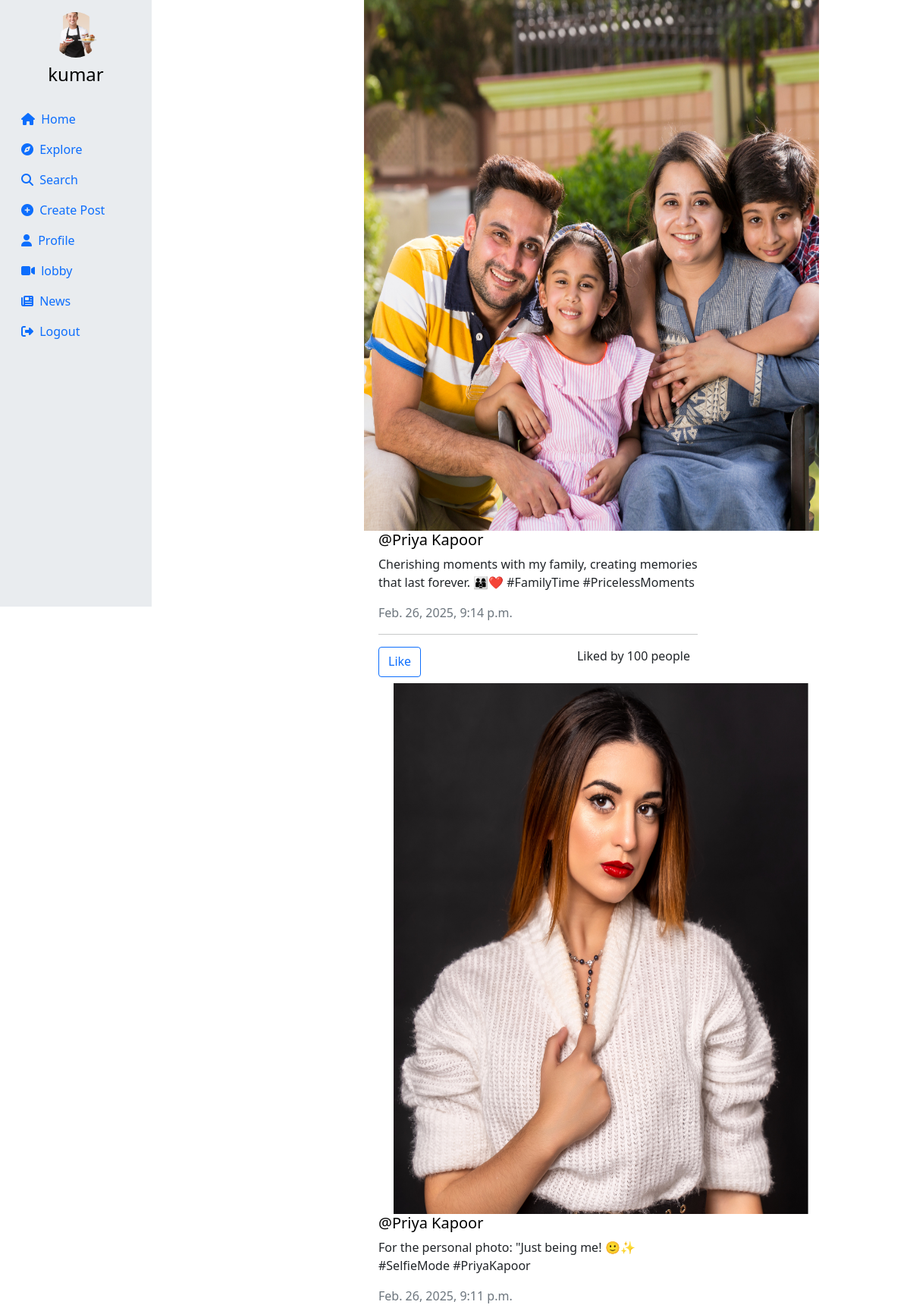
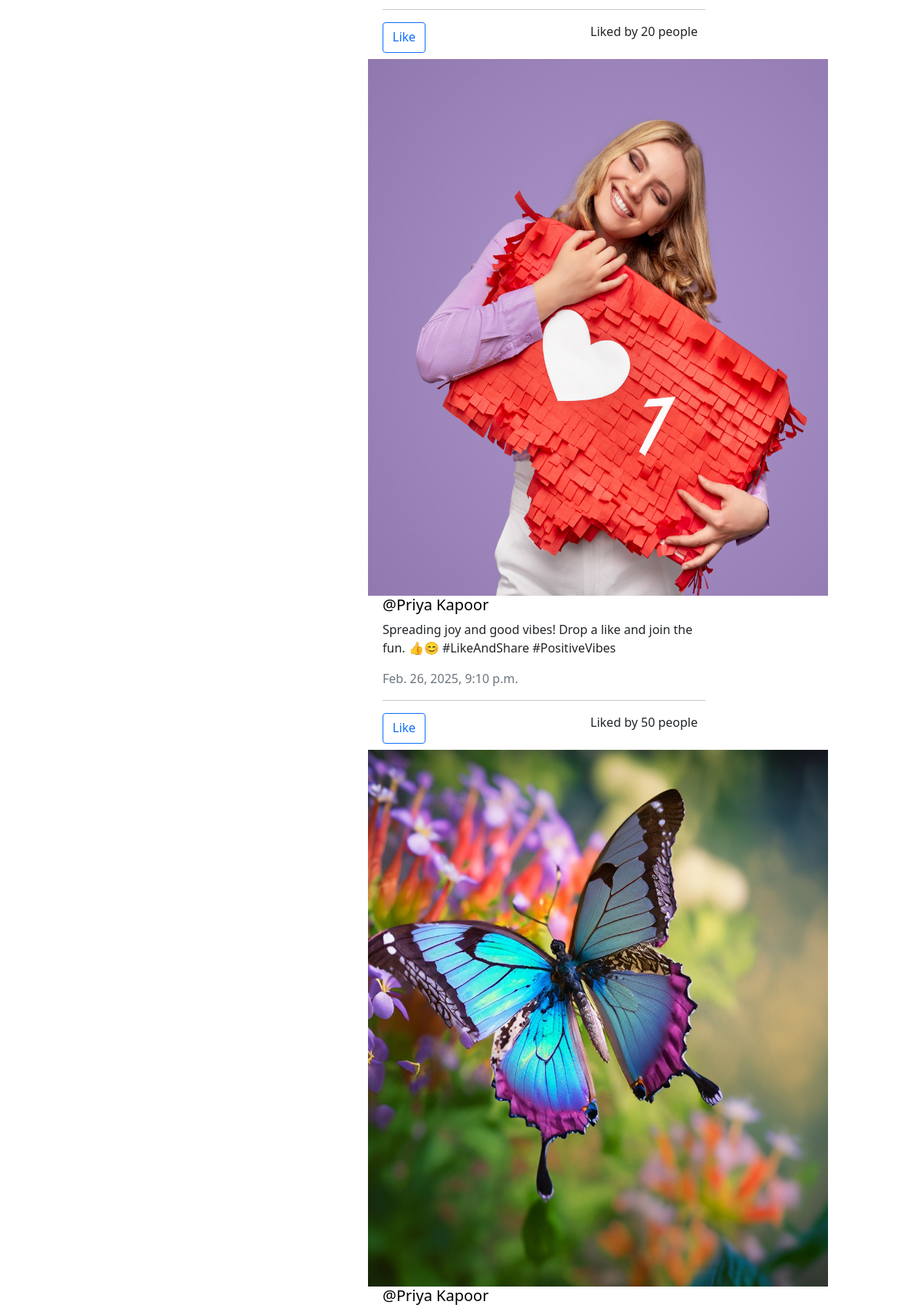
The page / (signed in, upper part) on the database its author committed (2 pictures, top to bottom).
### userauth/models.py (models this page shows, shortened)
class Profile(models.Model):
    user = models.ForeignKey(User, on_delete=models.CASCADE, default=1)
    id_user = models.IntegerField(primary_key=True, default=0)
    bio = models.TextField(blank=True, default='')
    profileimg = models.ImageField(upload_to='profile_images', default='blank-profile-picture.png')
    location = models.CharField(max_length=100, blank=True, default='')

class Post(models.Model):
    id = models.UUIDField(primary_key=True, default=uuid.uuid4)
    user = models.CharField(max_length=100)
    image = models.ImageField(upload_to='post_images')
    caption = models.TextField()
    created_at = models.DateTimeField(default=datetime.now)
    no_of_likes = models.IntegerField(default=0)

### userauth/views.py (the view)
# urls.py: path('',views.home),
@login_required(login_url='/loginn')
def home(request):
    following_users = Followers.objects.filter(follower=request.user.username).values_list('user', flat=True)
    post = Post.objects.filter(Q(user=request.user.username) | Q(user__in=following_users)).order_by('-created_at')
    profile = Profile.objects.get(user=request.user)
    context = {
        'post': post,
        'profile': profile,
    }
    return render(request, 'main.html',context)

### templates/main.html (shortened to what this page needs)
{% load static %}
<!DOCTYPE html>
<html lang="en">
<head>
    <link rel="stylesheet" href="https://maxcdn.bootstrapcdn.com/bootstrap/4.5.2/css/bootstrap.min.css">
    <link href="https://cdn.jsdelivr.net/npm/bootstrap@5.0.2/dist/css/bootstrap.min.css" rel="stylesheet"
>
    <link rel="stylesheet" href="{% static 'css/app.css' %}">
</head>
<body>
    <div class="container-fluid">
        <div class="row">
            <nav class="col-md-2 d-none d-md-block sidebar" style="position: fixed;">
                <div class="text-center mt-3">
                    <img src="{{profile.profileimg.url}}" alt="Profile Picture" class="profile-pic">
                    <h4 class="mt-2"><a href="/profile/{{user}}" style="text-decoration:none;">{{user}}</a></h4>
                </div>
                <ul class="nav flex-column mt-4">
                    <li class="nav-item">
                        <a class="nav-link active" href="/">
                            <i class="fa-solid fa-house mr-1"></i> Home
                        </a>
                    </li>
                    <li class="nav-item">
                        <a class="nav-link" href="/explore">
                            <i class="fa-solid fa-compass mr-1"></i> Explore
                        </a>
                    </li>
                    <li class="nav-item">
                        <a class="nav-link" href="#" data-bs-toggle="modal" data-bs-target="#exampleModal3">
                            <i class="fa-solid fa-magnifying-glass mr-1"></i> Search
                        </a>
                    </li>
                    <li class="nav-item">
                        <a class="nav-link" href="#" data-bs-toggle="modal" data-bs-target="#exampleModal"
                            data-bs-whatever="@getbootstrap">
                            <i class="fa-solid fa-circle-plus mr-1"></i> Create Post
                        </a>
                    </li>
                    <li class="nav-item">
                        <a class="nav-link" href="/profile/{{user}}">
                            <i class="fa-solid fa-user mr-1"></i> Profile
                        </a>
                    <li class="nav-item">
                        <a class="nav-link" href="/lobby">
                            <i class="fa-solid fa-video mr-1"></i> lobby
                        </a>
                    </li>
                    <li class="nav-item">
                        <a class="nav-link" href="/News">
                            <i class="fa-solid fa-newspaper mr-1"></i> News
                        </a>
                    </li>
                    <li class="nav-item">
                        <a class="nav-link" href="/logoutt">
                            <i class="fa-solid fa-right-from-bracket mr-1"></i> Logout
                        </a>
                    </li>
                </ul>
            </nav>
            <main role="main" class="col-md-9 ml-sm-auto col-lg-10 px-md-4">
                <div>{% for pos in post %}
                    <div class="container" id="{{pos.id}}">
                        <div class="row">
                            <div class="col-md-6 mx-auto">
                                <div class="post-card" style="border: 0px solid blue; margin: 0px;">
                                    <img src="{{pos.image.url}}" alt="Post Image" class="post-image"
                                        style="height: 700px; width: 600px; margin: 0px;">
                                    <div class="post-content" style="margin-left: 19px;">
                                        <h5><a href="/profile/{{pos.user}}" style="text-decoration: none;">@{{pos.user}}</a></h5>
                                        <p>{{pos.caption}}</p>
                                        <p class="text-muted">{{pos.created_at}}</p>
                                        <hr>
                                        <div class="d-flex justify-content-between" style="margin-bottom: 8px; margin-right: 10px;">
                                            <a href="/like-post/{{pos.id}}" class="btn btn-outline-primary">Like</a>
                                            {% if pos.no_of_likes == 0 %}
                                            <p>0</p>
                                            {% elif pos.no_of_likes == 1 %}
                                            <p>Liked by {{pos.no_of_likes}} person</p>
                                            {% else %}
                                            <p>Liked by {{pos.no_of_likes}} people</p>
                                            {% endif %}
                                        </div>
                                    </div>
                                </div>
                            </div>
                        </div>
                    </div>
                    {% endfor %}
                </div>
            </main>
        </div>
    </div>
</body>
</html>

### templates/modal.html (shortened to what this page needs)
{% load static %}

### templates/search.html (shortened to what this page needs)
{% load static %}

### templates/main.html (style rules this page uses)
.sidebar { background-color: #f8f9fa; height: 100vh; color: black; transition: all 0.3s; }
.profile-pic { width: 60px; height: 60px; border-radius: 50%; object-fit: cover; transition: transform 0.3s; }
a { color: black; transition: color 0.3s; }
.post-card { transition: transform 0.3s; }
.post-image { transition: transform 0.3s; }

### rows shown on the page
Profile: profileimg (picture)
Post: image (picture), user "Priya Kapoor", caption "Cherishing moments with my family, creating memories that last forever. 👨‍👩‍👦❤️ #FamilyTime #PricelessMoments", created_at "Feb. 26, 2025, 9:14 p.m.", no_of_likes "100"
Post: image (picture), user "Priya Kapoor", caption "For the personal photo: \"Just being me! 🙂✨ #SelfieMode #PriyaKapoor", created_at "Feb. 26, 2025, 9:11 p.m.", no_of_likes "20"
Post: image (picture), user "Priya Kapoor", caption "Spreading joy and good vibes! Drop a like and join the fun. 👍😊 #LikeAndShare #PositiveVibes", created_at "Feb. 26, 2025, 9:10 p.m.", no_of_likes "50"
Post: image (picture), user "Priya Kapoor"

### other values the page prints
{{ user }} "kumar"
